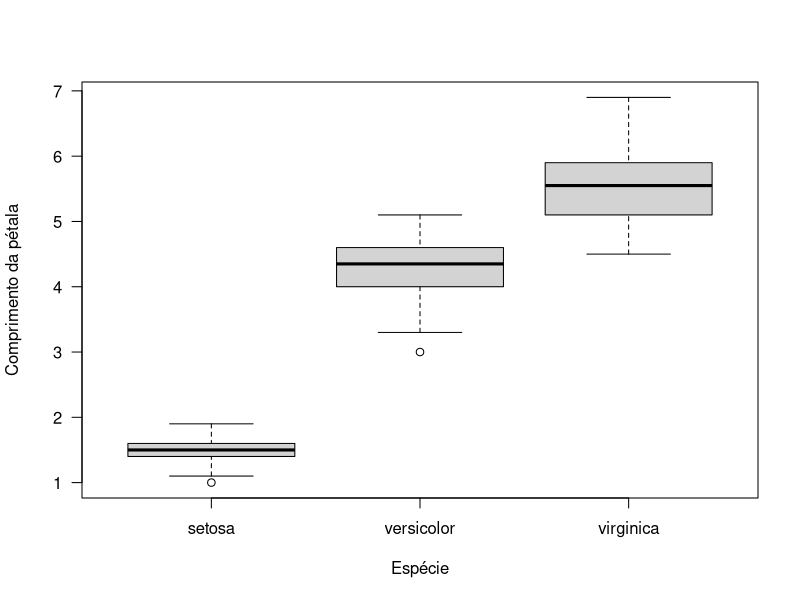
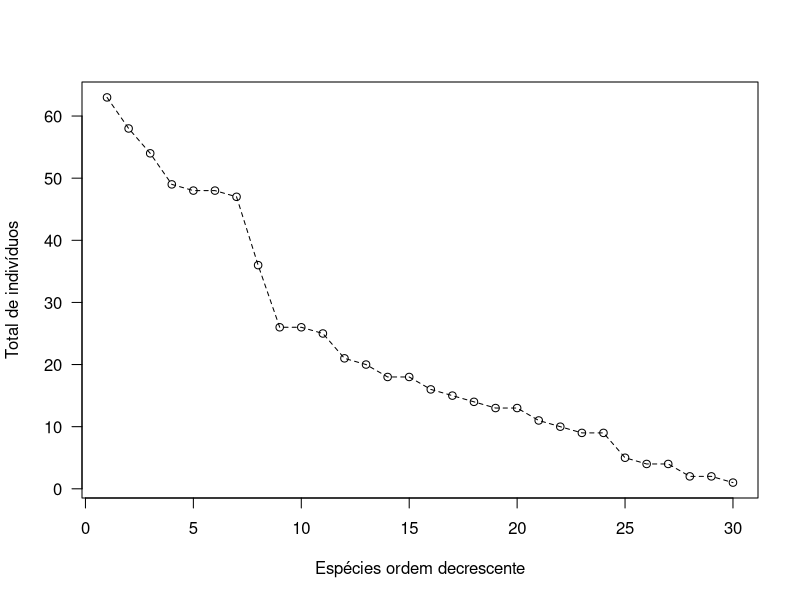
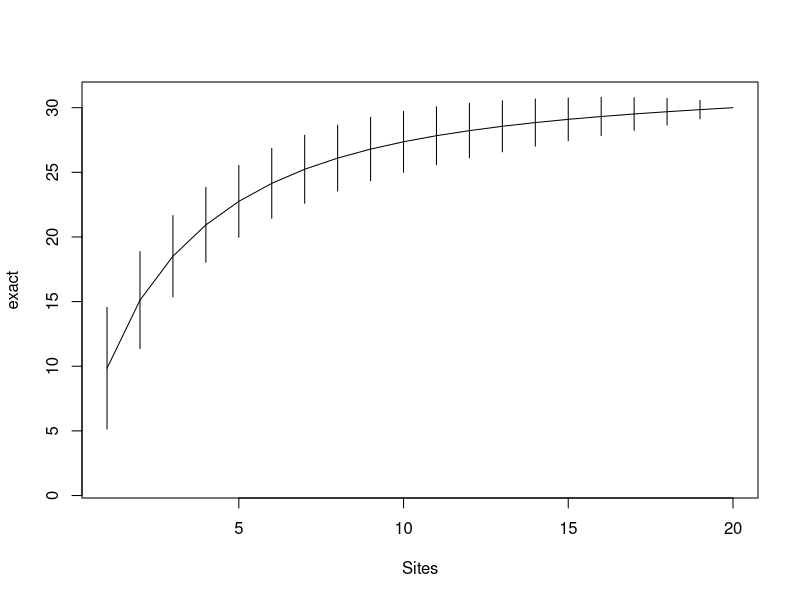

The R source for these figures, in order:
## ---- chunk 1
dados.exemplo <- read.csv("exemplo.csv")
dados.exemplo
## ---- chunk 2
dados <- read.csv("insetos.csv", dec = ".", sep = ",", stringsAsFactors = T, row.names = 1)
dados
## ---- chunk 3
    summary(dados)
## ---- chunk 4
data (iris)

boxplot (iris$Petal.Length ~ iris$Species, las=1, xlab="Espécie", ylab="Comprimento da pétala")
## ---- chunk 5
summary (iris)
## ---- chunk 6
# Carregar o pacote (não esquecer de ter instalar antes)
library (vegan)

# Carregar os dados
data (dune)

# Descrever pacotes e suas funções = ? nomedopacote
? dune

# Quantificar dados por espécie (somar dist nas colunas | importante tratar dados)
specnumber (dune)
## ---- chunk 7
# Criar dataframe | exemplo riqueza de espécies
riqueza <- specnumber (dune)

# Como fazer a média | exemplo riqueza espécies por parcela?
mean (riqueza)  # A riqueza média por parcela
sd (riqueza)    # O desvio padrão desta média

max (riqueza)  # Maior valor de riqueza
min (riqueza)  # Menor valor de riqueza

# Quais parcelas tem mais de 10 espécies?
riqueza [which (riqueza>10) ] 

# Quais parcelas tem menos de 8 espécies?
riqueza [which (riqueza < 8) ]
## ---- chunk 8
# Calcular total de indivíduos para cada espécie: *colSums*
total.individuos <- colSums (dune)
total.individuos

# Ordenar decrescente: **SORT**
total.individuos.ordem <- sort (total.individuos, decreasing = T)
total.individuos.ordem

# Plotar como diagrama de rank-abundância: **PLOT**
plot (total.individuos.ordem, xlab="Espécies ordem decrescente", ylab="Total de indivíduos", las=1, type="l", lty=2)
points (total.individuos.ordem, pch=1)
## ---- chunk 9
# Calcular diversidade de Shannon para cada parcela:
diversidade <- diversity (dune, index="shannon")
diversidade

# Valor médio e desvio padrão:
mean (diversidade)
sd (diversidade)

# Valor total de diversidade, como seria?
diversity (total.individuos, index="shannon")

#############################

# Calcular curva de acúmulo pelo método de rarefação e  estimadores de riqueza

# Criando a curva de acúmulo:
acumulo <- specaccum (dune)

# Gráfico rápido: 
plot (acumulo)

# Sempre confira os valores:
acumulo

# Alguns estimadores "clássicos" de riqueza de espécies:
specpool (dune)
## ---- chunk 10

